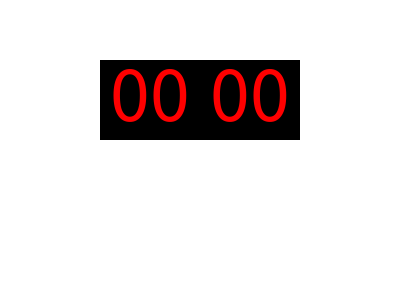
Frame 1 (no input)
Frame 60 (the mouse pressed at the canvas centre just before this capture): identical to frame 1, image omitted
Frame 120 (the mouse held since frame 60 and released just before this capture): identical to frame 1, image omitted

The Processing sketch that drew this single still picture (run headless with seeded random() and noise(); from frame 60 on, the mouse is pressed at the canvas centre):

// Processing sketch: demo3_1
// ── demo3_1.pde
Klok deKlok;

void setup() {
  size(400, 300);
  background(255);

  deKlok = new Klok(150, 100, 200);
  deKlok.setTijd(23, 58);
  deKlok.tik();
  deKlok.tik();
  deKlok.tekenKlok();
}

void draw() {
}

// ── Klok.pde
class Klok {
  Teller minutenTeller;
  Teller urenTeller;
  float x, y, hoogte, breedte;

  Klok(float x, float y, float breedte) {
    this.x = x;
    this.y = y;
    this.breedte = breedte;
    this.hoogte = breedte * 0.4;
    urenTeller = new Teller(24, x, y, breedte / 2, hoogte);
    minutenTeller = new Teller(60, x + breedte / 2, y, breedte / 2, hoogte);
  }

  void tik() {
    minutenTeller.tik();
    
    if (minutenTeller.waarde == 0) {
      urenTeller.tik();
    }
  }

  void setTijd(int uren, int minuten) {
    minutenTeller.waarde = minuten;
    urenTeller.waarde = uren;
  }

  void tekenKlok() {
    urenTeller.tekenTeller();
    minutenTeller.tekenTeller();
  }
}

// ── Teller.pde
class Teller {
  private int waarde;
  private int maximum;
  private float x;
  private float y;
  private float breedte;
  private float hoogte;

  Teller(int maximum, float x, float y, float breedte, float hoogte) {
    this.waarde = 0;
    this.maximum = maximum;
    this.x = x;
    this.y = y;
    this.breedte = breedte;
    this.hoogte = hoogte;
  }

  public void tik() {
    waarde = (waarde + 1) % maximum;
  }

  String geefTijdNotatie() {
    if (waarde < 10) {
      return "0" + str(waarde);
    } else {
      return str(waarde);
    }
  }

  public void tekenTeller() {
    rectMode(CENTER);
    noStroke();
    fill(0);
    rect(x, y, breedte, hoogte);

    fill(255, 0, 0);
    textSize(hoogte);
    textAlign(CENTER);
    float verschuiving = (textAscent() - textDescent()) / 2;
    text(geefTijdNotatie(), x, y + verschuiving);
  }
}
